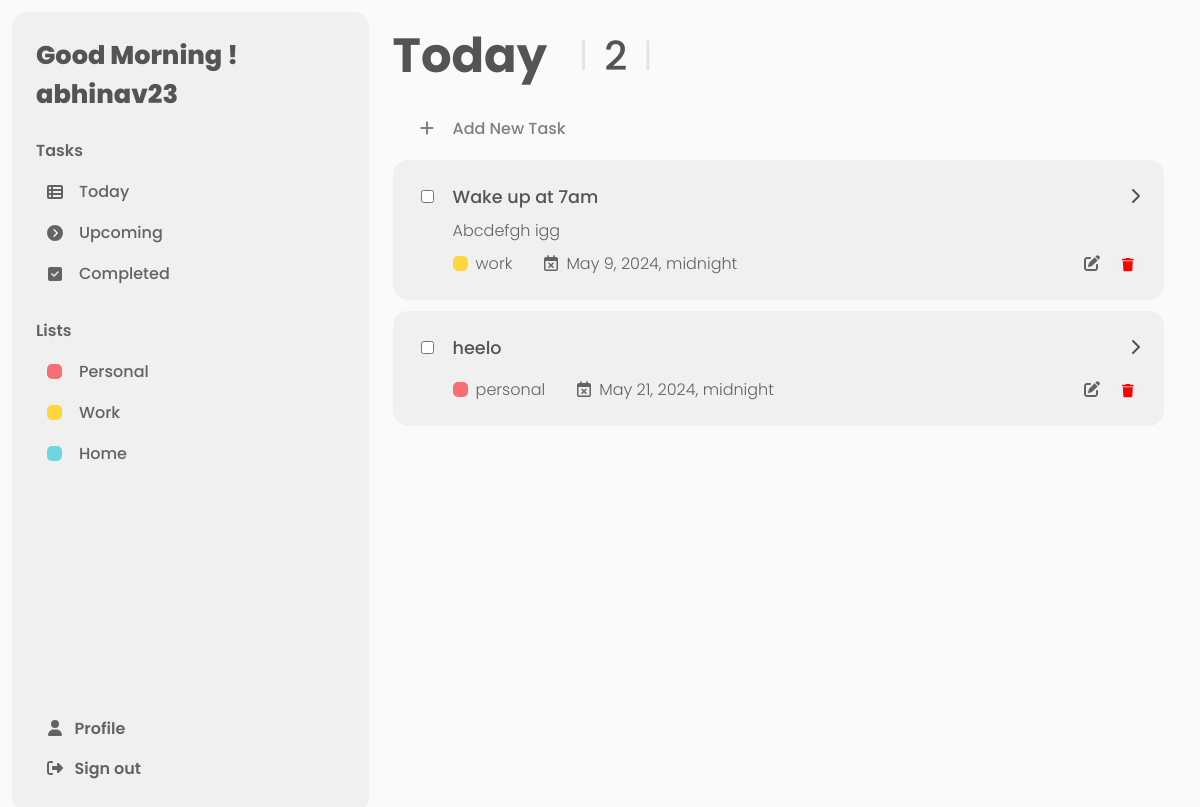
/dashboard (signed in), run on an earlier commit of the app's database.
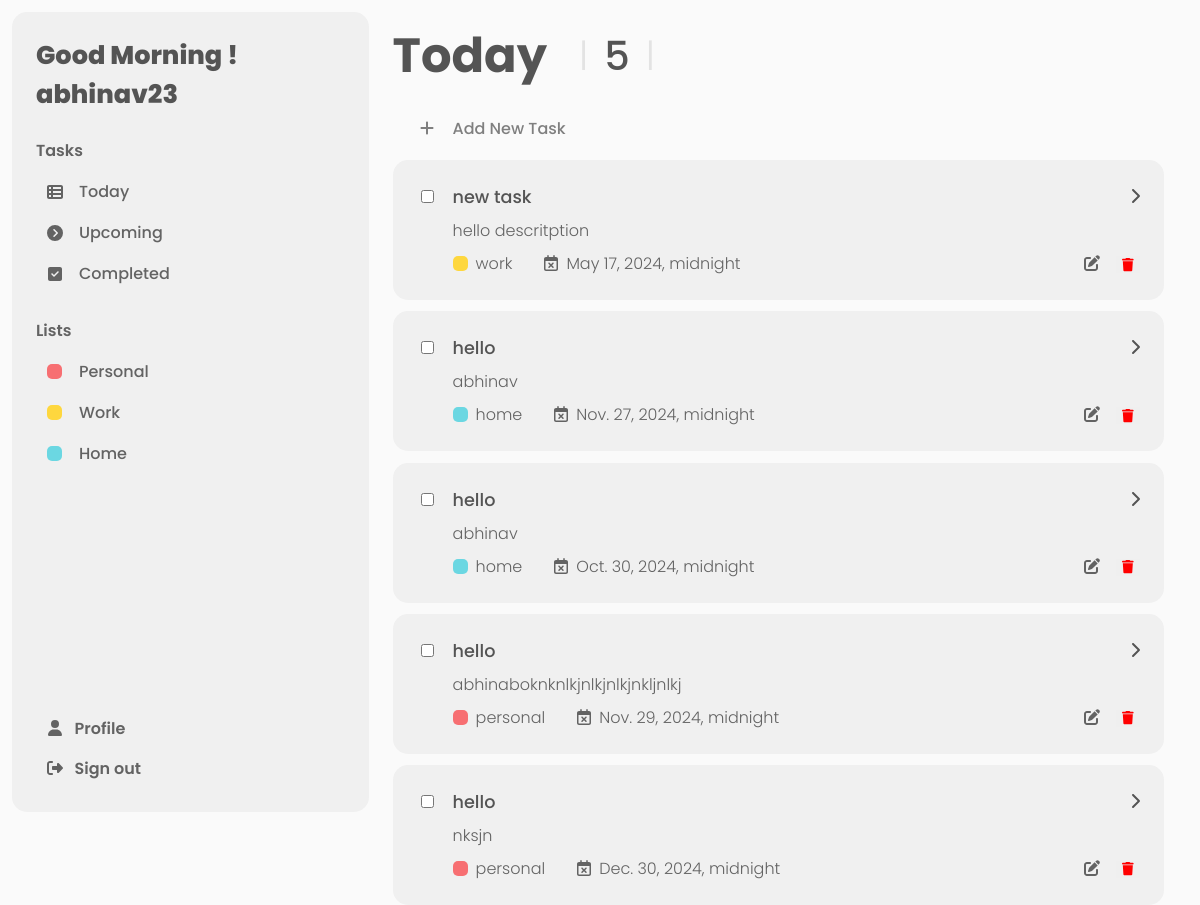
And on a later commit of the database.
### todo_list/models.py (models this page shows, shortened)
class Task(models.Model):
    task_id = models.AutoField(primary_key=True)
    user= models.ForeignKey(User, on_delete=models.CASCADE)
    title= models.CharField(max_length=100)
    description= models.TextField(max_length=1000)
    category= models.CharField(max_length=20)
    dueDate= models.DateTimeField()
    completionStatus= models.BooleanField(default= False)

### todo_list/views.py (the view)
# urls.py: path("dashboard", views.dashboard, name="dashboard"),
def dashboard(request):
    user_tasks= Task.objects.filter(user=request.user, completionStatus= False)
    return render(request, "dashboard.html", {'user_details': request.user ,"tasks": user_tasks, "num_of_tasks": len(user_tasks)})

### todo_list/templates/dashboard.html (shortened to what the changed rows need)
<!DOCTYPE html>
<html lang="en">
<head>
    <link rel="stylesheet" href="https://cdnjs.cloudflare.com/ajax/libs/font-awesome/6.5.1/css/all.min.css" />
    {% load static %}
    <link rel="stylesheet" href="{% static '/css/dashboard.css' %}">
</head>
<body>
    <div class="dashboard">
        <div class="task-list-section">
            <div class="tasks-heading-container">
                <div class="today-upcoming-completed-heading">Today</div>
                <div class="tasks-count"><span class="task-count-divider">l</span>{{ num_of_tasks }}<span class="task-count-divider">l</span></div>
            </div>
            {% if tasks  %}
            {% for task in tasks %}
            <div class="task-container">
                <div class="task-checkbox">
                    <div class="completion-button">
                        <form action="">
                            <input type="checkbox" name="" id="isCompleted">
                        </form>
                    </div>
                </div>
                <div class="task-details">
                    <div class="title-arrow-container">
                        <div class="task-title">{{ task.title }}</div>
                        <div><i class="fa-solid fa-chevron-right"></i></div>
                    </div>
                    <div>
                        <div class="description">{{ task.description }}</div>
                    </div>
                    <div class="task-subdetails-container">
                        <div class="category-duedate-container">
                            <div class="category-container">
                                {% if task.category == "personal" %}
                                    <div class="redbox"></div>
                                {% elif task.category == "home" %}
                                    <div class="bluebox"></div>
                                {% elif task.category == "work" %}
                                    <div class="yellowbox"></div>
                                {% endif %}
                                <div class="category">{{ task.category }}</div>
                            </div>
                            <div class="due-date-container">
                                <div>
                                    <i class="fa-regular fa-calendar-xmark"></i>
                                </div>
                                <div class="due_date">{{ task.dueDate }}</div>
                            </div>
                        </div>
                        <div id="task-edit-del-container">
                            <div class="task-edit-container">
                                <i class="fa-solid fa-pen-to-square"></i>
                            </div>
                            <div class="task-del-container">
                                <form action="delete_task" method="post">
                                    <div>
                                        <button><i class="fa-solid fa-trash"></i></button>
                                    </div>
                                </form>
                            </div>
                        </div>
                    </div>
                </div>
            </div>
            {% endfor %}
            {% else %}
            <div>
                <p>No tasks</p>
            </div>
            {% endif %}
        </div>
    </div>
</body>
</html>

What changed in the data, as far as the page shows it:
no longer on this page (row edited): Task: title "Wake up at 7am", description "Abcdefgh igg", category "work", dueDate "May 9, 2024, midnight"
no longer on this page (row edited): Task: title "heelo", category "personal", dueDate "May 21, 2024, midnight"
added Task: title "new task", description "hello descritption", category "work", dueDate "May 17, 2024, midnight"
added Task: title "hello", description "abhinav", category "home", dueDate "Nov. 27, 2024, midnight"
added Task: title "hello", description "abhinav", category "home", dueDate "Oct. 30, 2024, midnight"
added Task: title "hello", description "abhinaboknknlkjnlkjnlkjnkljnlkj", category "personal", dueDate "Nov. 29, 2024, midnight"
added Task: title "hello", description "nksjn", category "personal", dueDate "Dec. 30, 2024, midnight"
Also different on the page:
{{ num_of_tasks }}: "2" → "5"
